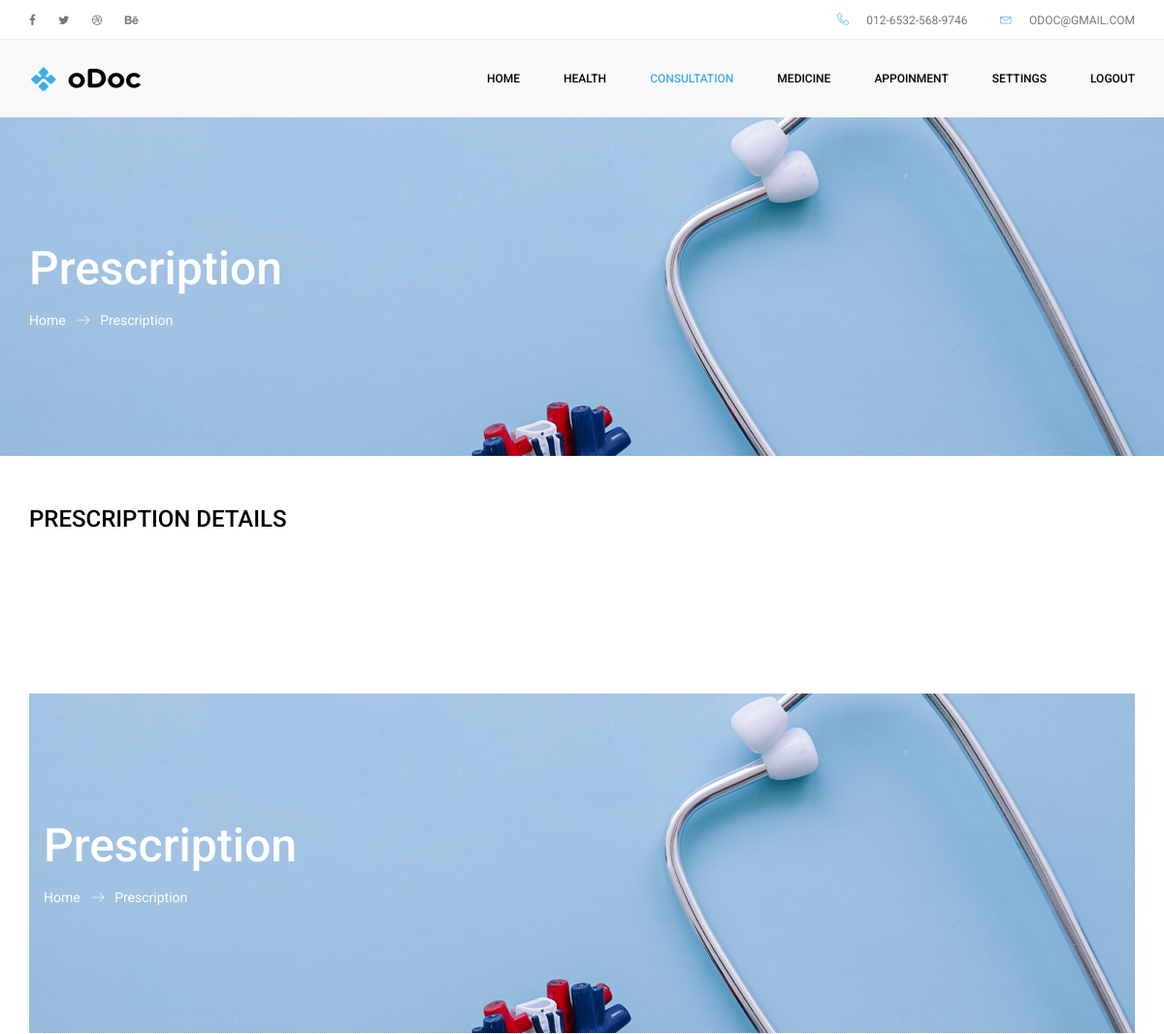
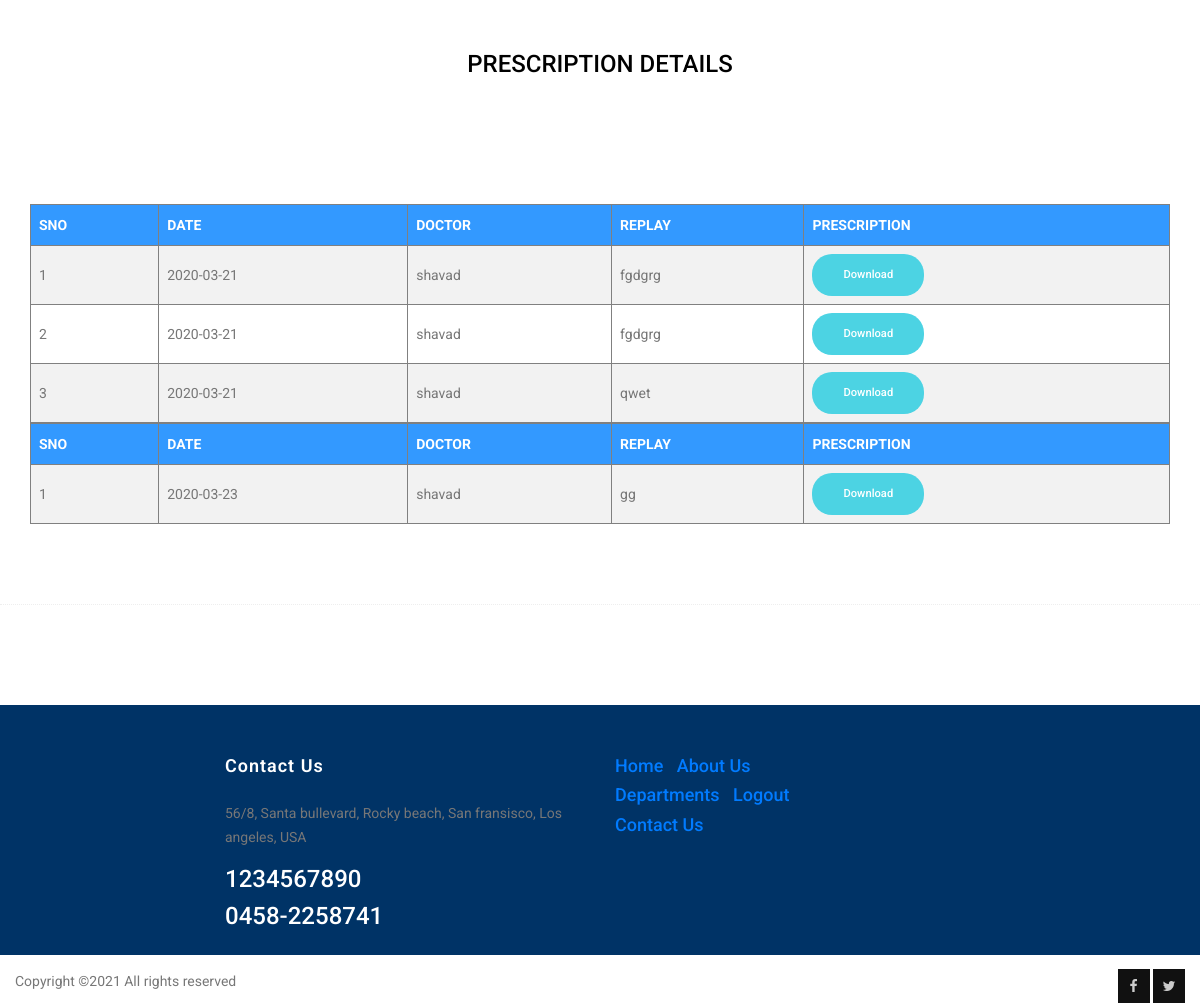
Page /patient/view_prescription.php (signed in) on the committed database (2 pictures, top to bottom).
### tables this page shows
CREATE TABLE `prescription` (
  `pid` int(11) NOT NULL,
  `id` varchar(20) NOT NULL,
  `patient` int(11) NOT NULL,
  `doctor` int(11) NOT NULL,
  `prescription` varchar(100) NOT NULL,
  `reply` varchar(300) NOT NULL,
  `date` date NOT NULL
);

CREATE TABLE `doctor_registration` (
  `id` int(11) NOT NULL,
  `name` varchar(30) NOT NULL,
  `specialization` varchar(30) NOT NULL,
  `age` int(11) NOT NULL,
  `gender` varchar(30) NOT NULL,
  `address` varchar(30) NOT NULL,
  `phone number` int(11) NOT NULL,
  `email` varchar(30) NOT NULL,
  `upload_certificate` varchar(30) NOT NULL,
  `image` varchar(500) NOT NULL,
  `qualification` varchar(20) NOT NULL,
  `username` varchar(20) NOT NULL,
  `password` varchar(30) NOT NULL,
  `status` varchar(20) NOT NULL
);

### patient/view_prescription.php (the view, shortened to what this page needs)
<!doctype html>
<html lang="en">
<head>
	<link rel="stylesheet" href="../css/bootstrap.css">
	<link rel="stylesheet" href="../vendors/linericon/style.css">
	<link rel="stylesheet" href="../css/font-awesome.min.css">
	<link rel="stylesheet" href="../vendors/owl-carousel/owl.carousel.min.css">
	<link rel="stylesheet" href="../vendors/lightbox/simpleLightbox.css">
	<link rel="stylesheet" href="../vendors/nice-select/css/nice-select.css">
	<link rel="stylesheet" href="../vendors/animate-css/animate.css">
	<link rel="stylesheet" href="../css/style.css">
	<link rel="stylesheet" href="../css/responsive.css">
    <link rel="stylesheet" href="../css/table.css">
</head>
<body>
<?php
$con=mysqli_connect("localhost","root","","find_my_doctor");
$a="SELECT  distinct id FROM `consultation`  where patient_id='".$_SESSION['uid']."'";
$aa=mysqli_query($con,$a);
	while($r=mysqli_fetch_array($aa))
	{
		$l="SELECT  * FROM `prescription`  where id='".$r[0]."'";
		$ll=mysqli_query($con,$l);
		 if(mysqli_num_rows($ll)>0)
		 {?>
<header class="header_area">
	  <div class="top_menu row m0">
			<div class="container">
				<div class="float-left">
					<ul class="left_side">
						<li>
							<a href="#">
								<i class="fa fa-facebook-f"></i>
							</a>
						</li>
						<li>
							<a href="#">
								<i class="fa fa-twitter"></i>
							</a>
						</li>
						<li>
							<a href="#">
								<i class="fa fa-dribbble"></i>
							</a>
						</li>
						<li>
							<a href="#">
								<i class="fa fa-behance"></i>
							</a>
						</li>
					</ul>
				</div>
				<div class="float-right">
					<ul class="right_side">
						<li>
							<a href="#">
								<i class="lnr lnr-phone-handset"></i>
								012-6532-568-9746
							</a>
						</li>
						<li>
							<a href="#">
								<i class="lnr lnr-envelope"></i>
								odoc@gmail.com
							</a>
						</li>
					</ul>
				</div>
			</div>
		</div>
		<div class="main_menu">
			<nav class="navbar navbar-expand-lg navbar-light">
				<div class="container">
					<a class="navbar-brand logo_h" href="#">
						<img src="../img/logo1.png" alt="">
					</a>
					<div class="collapse navbar-collapse offset" id="navbarSupportedContent">
						<div class="row ml-0 w-100">
							<div class="col-lg-12 pr-0">
								<ul class="nav navbar-nav center_nav pull-right">
									<li class="nav-item " >
										<a class="nav-link" href="patient_home.php">Home</a>
									</li><li class="nav-item submenu dropdown">
										<a href="#" class="nav-link dropdown-toggle" data-toggle="dropdown" role="button" aria-haspopup="true" aria-expanded="false">health</a>
									</li>
                                    <li class="nav-item submenu dropdown active">
										<a href="#" class="nav-link dropdown-toggle" data-toggle="dropdown" role="button" aria-haspopup="true" aria-expanded="false">consultation</a>
									</li>
                                    <li class="nav-item submenu dropdown">
										<a href="#" class="nav-link dropdown-toggle" data-toggle="dropdown" role="button" aria-haspopup="true" aria-expanded="false">medicine</a>
									</li>
									 <li class="nav-item submenu dropdown">
										<a href="#" class="nav-link dropdown-toggle" data-toggle="dropdown" role="button" aria-haspopup="true" aria-expanded="false">appoinment</a>
									</li>
                                    <li class="nav-item submenu dropdown">
										<a href="#" class="nav-link dropdown-toggle" data-toggle="dropdown" role="button" aria-haspopup="true" aria-expanded="false">Settings</a>
									</li>
									<li class="nav-item ">
										<a class="nav-link" href="../logout.php">logout</a>
									</li>
								</ul>
							</div>
						</div>
					</div>
				</div>
			</nav>
		</div>
	</header>
	<section class="banner_area">
        <div class="banner_inner d-flex align-items-center">
            <div class="container">
                <div class="banner_content text-left">
                    <h2>Prescription</h2>
                    <div class="page_link">
                        <a href="patient_home.php">Home</a>
                        <a href="view_prescription.php">Prescription</a>
                    </div>
                </div>
            </div>
        </div>
    </section>
	<div class="whole-wrap">
		<div class="container">
		  <div class="section-top-border">
				<h3 class="mb-30 title_color">PRESCRIPTION DETAILS</h3>
				<div class="progress-table-wrap">
					<div class="progress-table">
                    <form method="post">
<center><table border="1">
        	 <tr><th>SNO</th>
            <th>DATE</th>
            <th>DOCTOR</th>
            <th>REPLAY</th>
            <th>PRESCRIPTION</th>
            </tr><?php
		 $i=1;
			 while($h=mysqli_fetch_array($ll))
			  {
					$q="SELECT * FROM `doctor_registration` where id='".$h[3]."'";
					$qq=mysqli_query($con,$q);
					$k=mysqli_fetch_array($qq);
			  ?>
				  <tr><td><?php echo $i;?></td>
				  <td><?php echo $h['date'];?></td>
				  <td><?php echo $k['name'];?></td>
				  <td><?php echo $h['reply'];?></td>
				   <td><a href="../doctor/prescription/<?php echo $h[4];?>" class="genric-btn success circle">Download</a></td></tr>
					 <?php
					 $i=$i+1;
				}
			}
		}
		?>
  </table>
  </form>
						</div>
					</div>
				</div>
			</div>
			<div class="section-top-border">
			</div>
		</div>
	</div>
<footer class="footer-area section_gap">
		<div class="container" style="height:150px">
			<div class="row">
				<div class="col-lg-2  col-md-6">
				</div>
				<div class="col-lg-4  col-md-6">
					<div class="single-footer-widget mail-chimp">
						<h6 class="mb-20">Contact Us</h6>
						<p>
							56/8, Santa bullevard, Rocky beach, San fransisco, Los angeles, USA
						</p>
						<h3>1234567890</h3>
						<h3>0458-2258741</h3>
					</div>
				</div>
				<div class="col-lg-6  col-md-12">
					<div class="single-footer-widget newsletter">
						<h4><a href="../index.php">Home</a>&nbsp;&nbsp;&nbsp;<a href="../about.php">About Us</a></h4>
                        <h4><a href="../department.php">Departments</a>&nbsp;&nbsp;&nbsp;<a href="../logout.php">Logout</a></h4>
                        <h4><a href="../contact.php">Contact Us</a></h4>
					</div>
				</div>
			</div>
			<div class="row footer-bottom d-flex justify-content-between" style="margin-top:-50px">
				<p class=" footer-text m-0">
Copyright &copy;<script>document.write(new Date().getFullYear());</script> All rights reserved
				</p>
				<div class=" footer-social" style="margin-left:100px">
					<a href="#">
						<i class="fa fa-facebook"></i>
					</a>
					<a href="#">
						<i class="fa fa-twitter"></i>
					</a>
				</div>
			</div>
		</div>
	</footer>
</body>
</html>

### css/table.css (style rules this page uses)
table { border-collapse: collapse; width: 100%; }
th, td { text-align: left; padding: 8px; }
tr:nth-child(even) { background-color: #f2f2f2 }
th { background-color:#3399FF; color: white; }

### rows in the picture
prescription: date "2020-03-21", doctor_registration.name "shavad", reply "fgdgrg"
prescription: date "2020-03-21", doctor_registration.name "shavad", reply "fgdgrg"
prescription: date "2020-03-21", doctor_registration.name "shavad", reply "qwet"
prescription: date "2020-03-23", doctor_registration.name "shavad", reply "gg"
